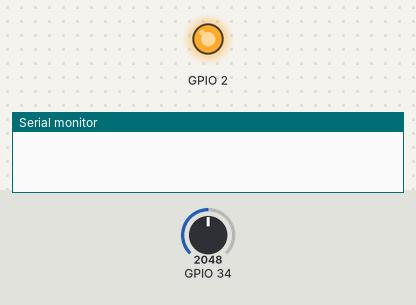
Simulated run of this sketch. Board: ESP32. Shown: output pins drawn as LEDs (lit = HIGH), the last lines printed to the serial monitor. Inputs (shaded band) come from the test bench; at power-on: GPIO 34 = 2048. WiFi joins after 1.5 s; servers stay silent unless stated; uploads are accepted with an empty reply.

Above: at 0.8 s.
At 2.2 s:
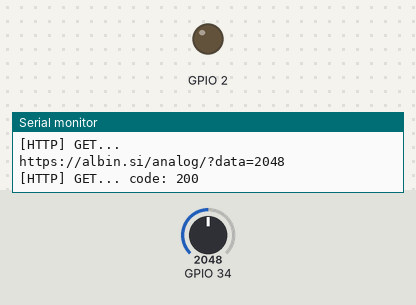
Timing chart, 0 to 3.0 s (numbered marks = the images above):
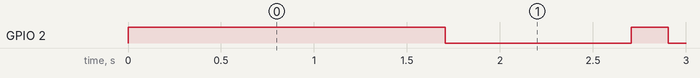

Measured:
- by itself, GPIO 2: repeats every 1.2 s: LOW 1.0 s, HIGH 0.20 s

The sketch:

esp32-arduino-code.ino
```cpp
/**
 * forked from BasicHTTPClient.ino
 *
 * sending analog data to HTTP server
 * blinking LED on successfull WiFi connection
 */

#include <WiFi.h>
#include <WiFiMulti.h>
#include <HTTPClient.h>

#define USE_SERIAL Serial

WiFiMulti wifiMulti;

void setup() {

    // setup serial for
    USE_SERIAL.begin(115200);

    // setup blinking LED
    pinMode(2, OUTPUT);
    digitalWrite(2, LOW);

    // setup WiFi AP
    wifiMulti.addAP("albin", "albinalbin");

}

void loop() {

    // wait for WiFi connection
    digitalWrite(2, HIGH);  // turn the LED on (HIGH is the voltage level)

    if((wifiMulti.run() == WL_CONNECTED)) {

        HTTPClient http;

        USE_SERIAL.print("[HTTP] begin...\n");

        String url = "https://albin.si/analog/?data=" + String(analogRead(34));
        http.begin(url.c_str());

        USE_SERIAL.print("[HTTP] GET...\n");
        USE_SERIAL.print(url + "\n" );
        // start connection and send HTTP header
        int httpCode = http.GET();

        // httpCode will be negative on error
        if(httpCode > 0) {
            // HTTP header has been send and Server response header has been handled
            USE_SERIAL.printf("[HTTP] GET... code: %d\n", httpCode);

            // file found at server
            if(httpCode == HTTP_CODE_OK) {
                String payload = http.getString();
                USE_SERIAL.println(payload);
            }
        } else {
            USE_SERIAL.printf("[HTTP] GET... failed, error: %s\n", http.errorToString(httpCode).c_str());
        }

        http.end();
    }
    digitalWrite(2, LOW);   // turn the LED off by making the voltage LOW
    delay(1000);
}
```
